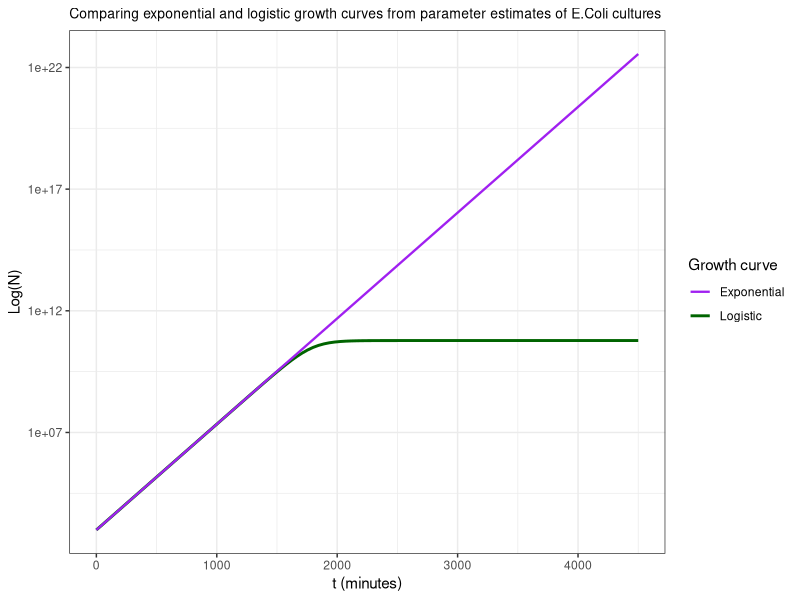
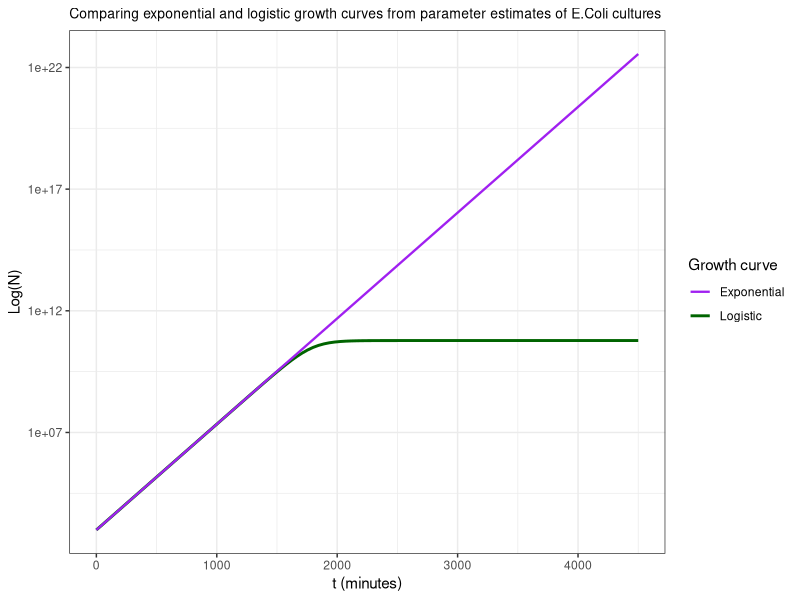

The R source for these figures, in order:

install.packages("ggplot2")
library(ggplot2)

#setting parameters

N0 <-exp(6.8941709)
r <- 0.0100086
K <- 6.00e+10
t<-4980


logistic_fun <- function(t) {
  
  N <- (N0*K*exp(r*t))/(K-N0+N0*exp(r*t))
  
  return(N)
  
}

exponential_fun <- function(t) {
  
  N <- (N0*exp(r*t))
  
  return(N)
}



# Create a data frame for plotting
data <- data.frame(t = t, Logistic = logistic_fun(t), Exponential = exponential_fun(t))

# Plot the graph
ggplot(data, aes(x = t)) +
  geom_function(fun = logistic_fun, aes(colour = "Logistic"), linewidth = 1) +
  geom_function(fun = exponential_fun, aes(colour = "Exponential"), linewidth = 0.8) +
  scale_color_manual(values = c("Logistic" = "darkgreen", "Exponential" = "purple"),
                     name = "Growth curve") +
  scale_y_continuous(trans = "log10") +
  labs(x = "t (minutes)", y = "Log(N)", title = "Comparing exponential and logistic growth curves from parameter estimates of E.Coli cultures") +
  theme_bw() +
  xlim(0, 4500)+
  theme(plot.title = element_text(size = 10))

ggsave("comparison graph.png", height= 10, width =10, dpi=500 )   


